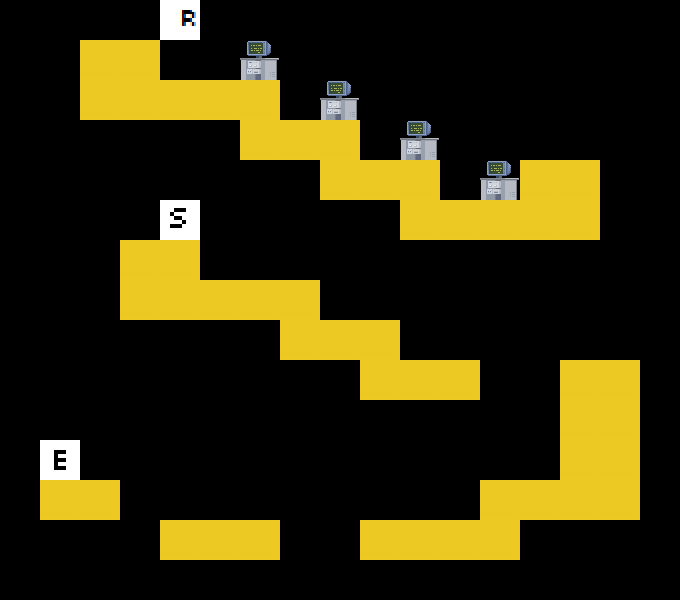

A 2D game scene composited from a Tiled map and its tileset images. What follows is a short description and the map's XML, with each tile layer's data collapsed to a summary:
An orthogonal 17x15 tile map with 40x40 px tiles, 2 tile layers (art, data).

<map version="1.0" orientation="orthogonal" width="17" height="15" tilewidth="40" tileheight="40">
 <tileset firstgid="1" name="tileset" tilewidth="40" tileheight="40">
  <image source="../tileset.png" width="200" height="200" />
 </tileset>
 <layer name="art" width="17" height="15">
  <data>[255 cells, 57 non-empty, 3 distinct tile ids]</data>
 </layer>
 <layer name="data" width="17" height="15">
  <data>[255 cells, 2 non-empty, 2 distinct tile ids]</data>
 </layer>
</map>
